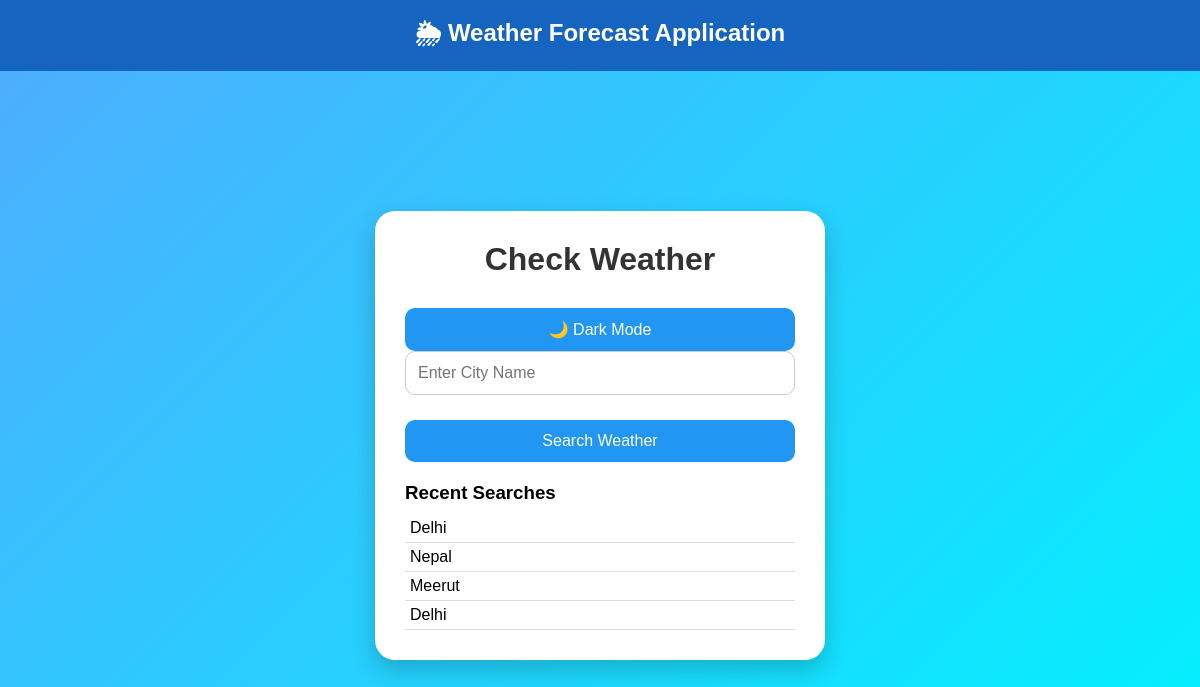
Before: / with the older database file.
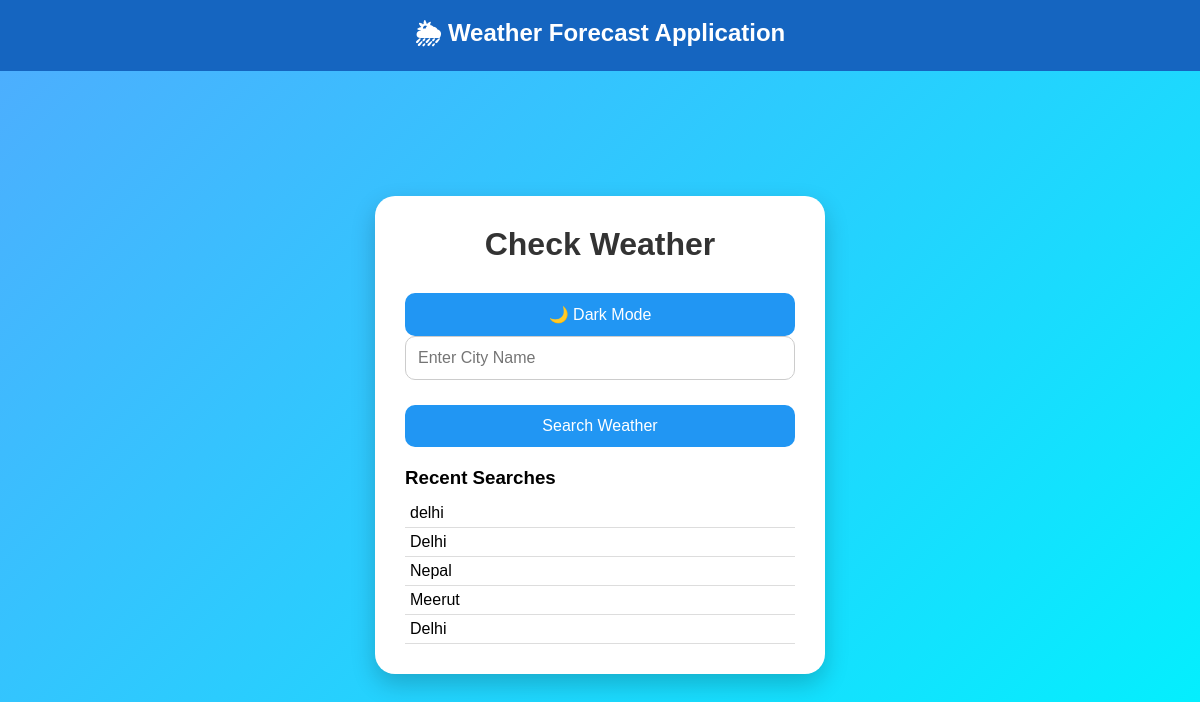
After: the same page with the newer database file.
### weather/models.py (models this page shows, shortened)
class SearchHistory(models.Model):
    city = models.CharField(max_length=100)
    searched_at = models.DateTimeField(auto_now_add=True)

### weather/views.py (the view, shortened to what this page needs)
# urls.py: path('', home, name='home'),
def home(request):
    weather_data = {}
    history = SearchHistory.objects.all().order_by('-id')[:5]
    return render(
        request,
        'index.html',
        {
            'weather': weather_data,
            'history': history
        }
    )

### templates/index.html (shortened to what this page needs)
<!DOCTYPE html>
<html>
<head>
</head>
<body>
<nav class="navbar">
    🌦 Weather Forecast Application
</nav>
<div class="container">
    <h1>Check Weather</h1>
    <button onclick="toggleMode()">
        🌙 Dark Mode
    </button>
    <form method="POST">
        <input
            type="text"
            name="city"
            placeholder="Enter City Name"
            required>
        <button type="submit">
            Search Weather
        </button>
    </form>
    <div class="history">
        <h3>Recent Searches</h3>
        <ul>
            {% for item in history %}
                <li>{{ item.city }}</li>
            {% endfor %}
        </ul>
    </div>
</div>
</body>
</html>

### templates/index.html (style rules this page uses)
* { margin:0; padding:0; box-sizing:border-box; font-family: Arial, sans-serif; }
body { min-height:100vh; display:flex; justify-content:center; align-items:center; background: linear-gradient(135deg,#4facfe,#00f2fe); transition:0.5s; }
.navbar { position:fixed; top:0; left:0; width:100%; background:#1565C0; color:white; text-align:center; padding:15px; font-size:24px; font-weight:bold; }
.container { background:white; width:450px; padding:30px; border-radius:20px; text-align:center; box-shadow:0px 10px 25px rgba(0,0,0,0.2); margin-top:70px; }
h1 { color:#333; margin-bottom:20px; }
input { width:100%; padding:12px; border:1px solid #ccc; border-radius:10px; margin-bottom:15px; font-size:16px; }
button { width:100%; padding:12px; border:none; border-radius:10px; background:#2196F3; color:white; font-size:16px; cursor:pointer; margin-top:10px; }
.history { margin-top:20px; text-align:left; }
.history h3 { margin-bottom:10px; }
.history ul { list-style:none; }
.history li { padding:5px; border-bottom:1px solid #ddd; }

Changed rows visible on the page:
added SearchHistory: city "delhi"
